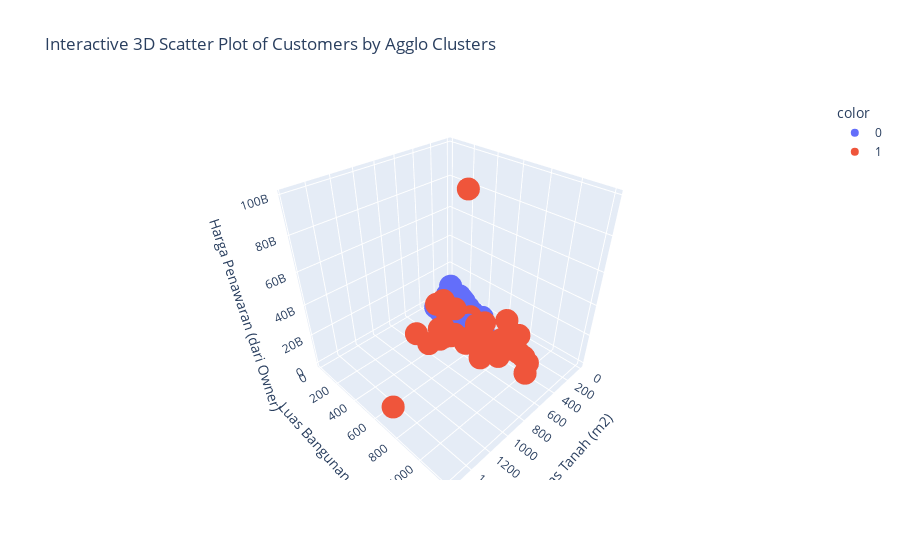

Notebook source saved alongside this figure:
### Code cell
import plotly.express as px

# Define the columns for the 3D scatter plot
x_col = 'Luas Tanah (m2)'
y_col = 'Luas Bangunan (m2)'
z_col = 'Harga Penawaran (dari Owner)'

# Create an interactive 3D scatter plot using Plotly Express
fig = px.scatter_3d(df,
                    x=x_col,
                    y=y_col,
                    z=z_col,
                    color=df_encoded['Agglo'].astype(str), # Color points by Agglo cluster, explicitly as string for discrete colors
                    title='Interactive 3D Scatter Plot of Customers by Agglo Clusters')

fig.show()

### Figure 1 — Plotly figure (JSON) as saved in the notebook; plotly's stock layout.template omitted (floating-point values rounded to 4 significant figures; data arrays with more than 128 entries replaced by an {"elided": "..."} marker saying what was removed)
{"data": [{"hovertemplate": "color=0<br>Luas Tanah (m2)=%{x}<br>Luas Bangunan (m2)=%{y}<br>Harga Penawaran (dari Owner)=%{z}<extra></extra>", "legendgroup": "0", "marker": {"color": "#636efa", "symbol": "circle"}, "mode": "markers", "name": "0", "scene": "scene", "showlegend": true, "type": "scatter3d", "x": {"elided": "269 int values"}, "y": {"elided": "269 int values"}, "z": {"elided": "269 int values"}}, {"hovertemplate": "color=1<br>Luas Tanah (m2)=%{x}<br>Luas Bangunan (m2)=%{y}<br>Harga Penawaran (dari Owner)=%{z}<extra></extra>", "legendgroup": "1", "marker": {"color": "#EF553B", "symbol": "circle"}, "mode": "markers", "name": "1", "scene": "scene", "showlegend": true, "type": "scatter3d", "x": [343, 522, 600, 660, 450, 845, 240, 425, 390, 616, 1561, 600, 792, 573, 390, 900, 600, 495, 754, 942, 480, 330, 850, 864, 343, 600, 479, 631, 450, 626, 500, 972, 942, 1000, 580, 594, 450, 678, 450], "y": [601, 1000, 600, 550, 620, 1200, 350, 850, 500, 900, 750, 700, 509, 400, 920, 1100, 700, 750, 530, 635, 300, 750, 450, 600, 601, 800, 600, 631, 600, 350, 432, 440, 635, 1000, 1100, 1100, 650, 528, 650], "z": [12000000000, 18000000000, 99000000000, 12999999999, 15500000000, 39999990000, 2750000000, 8000000000, 13500000000, 13800000000, 14000000000, 16999999999, 19999999000, 20055000000, 20500000000, 58000000000, 16500000000, 5500000000, 14000000000, 25000000000, 19500000000, 6350000000, 8500000000, 28500000000, 12000000000, 16000000000, 8690000000, 9400000000, 14500000000, 24000000000, 20000000000, 20000000000, 25000000000, 35000000000, 19000000000, 12500000000, 13900000000, 11500000000, 15000000000]}], "layout": {"legend": {"title": {"text": "color"}, "tracegroupgap": 0}, "scene": {"domain": {"x": [0, 1], "y": [0, 1]}, "xaxis": {"title": {"text": "Luas Tanah (m2)"}}, "yaxis": {"title": {"text": "Luas Bangunan (m2)"}}, "zaxis": {"title": {"text": "Harga Penawaran (dari Owner)"}}}, "title": {"text": "Interactive 3D Scatter Plot of Customers by Agglo Clusters"}}}
